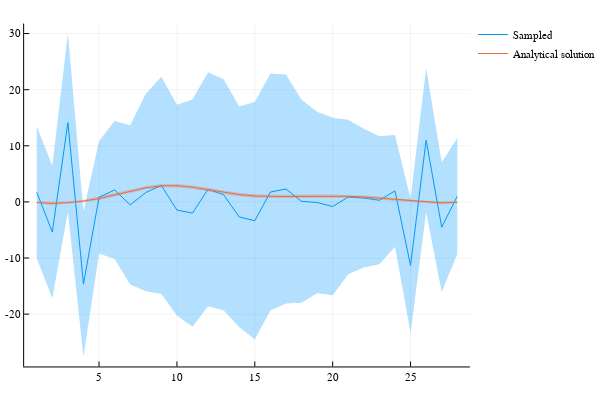

Write notebook code for a chart like this one.
### Code cell
plot(coeff, ribbon=errors, fillalpha=0.3, label="Sampled")
plot!(solution, ribbon=solution_errors_arr, fillalpha=0.3, label="Analytical solution")

### Figure 1 — Plotly figure (JSON) as saved in the notebook; plotly's stock layout.template omitted (floating-point values rounded to 4 significant figures)
{"data": [{"colorbar": {"title": ""}, "fill": "tozeroy", "fillcolor": "rgba(0, 154, 250, 0.300)", "hoverinfo": "text", "legendgroup": "Sampled", "line": {"color": "rgba(0, 154, 250, 1.000)", "dash": "solid", "shape": "linear", "width": 0}, "mode": "lines", "name": "Sampled", "showlegend": false, "text": [null, null, null, null, null, null, null, null, null, null, null, null, null, null, null, null, null, null, null, null, null, null, null, null, null, null, null, null], "type": "scatter", "x": [1, 2, 3, 4, 5, 6, 7, 8, 9, 10, 11, 12, 13, 14, 15, 16, 17, 18, 19, 20, 21, 22, 23, 24, 25, 26, 27, 28, 28, 27, 26, 25, 24, 23, 22, 21, 20, 19, 18, 17, 16, 15, 14, 13, 12, 11, 10, 9, 8, 7, 6, 5, 4, 3, 2, 1], "xaxis": "x1", "y": [-10.05, -17.18, -1.786, -27.59, -9.189, -10.16, -14.72, -15.91, -16.41, -20.25, -22.25, -18.6, -19.32, -22.36, -24.49, -19.35, -18.09, -17.98, -16.28, -16.63, -12.91, -11.69, -11.1, -7.995, -23.26, -1.846, -16.07, -9.341, 11.36, 7.062, 23.86, 0.604, 11.93, 11.68, 13.06, 14.66, 14.99, 16.07, 18.18, 22.7, 22.86, 17.79, 16.99, 21.85, 23.12, 18.25, 17.33, 22.28, 19.26, 13.66, 14.42, 10.85, -1.718, 30.05, 6.455, 13.5], "yaxis": "y1", "zmax": 0.1, "zmin": -0.1}, {"colorbar": {"title": ""}, "hoverinfo": "text", "legendgroup": "Sampled", "line": {"color": "rgba(0, 154, 250, 1.000)", "dash": "solid", "shape": "linear", "width": 1}, "mode": "lines", "name": "Sampled", "showlegend": true, "text": [null, null, null, null, null, null, null, null, null, null, null, null, null, null, null, null, null, null, null, null, null, null, null, null, null, null, null, null], "type": "scatter", "x": [1, 2, 3, 4, 5, 6, 7, 8, 9, 10, 11, 12, 13, 14, 15, 16, 17, 18, 19, 20, 21, 22, 23, 24, 25, 26, 27, 28], "xaxis": "x1", "y": [1.727, -5.364, 14.13, -14.66, 0.8308, 2.128, -0.5286, 1.672, 2.938, -1.463, -1.999, 2.259, 1.262, -2.683, -3.352, 1.754, 2.304, 0.09951, -0.1041, -0.8226, 0.8727, 0.6817, 0.291, 1.968, -11.33, 11.01, -4.505, 1.011], "yaxis": "y1", "zmax": 0.1, "zmin": -0.1}, {"colorbar": {"title": ""}, "fill": "tozeroy", "fillcolor": "rgba(227, 111, 71, 0.300)", "hoverinfo": "text", "legendgroup": "Analytical solution", "line": {"color": "rgba(227, 111, 71, 1.000)", "dash": "solid", "shape": "linear", "width": 0}, "mode": "lines", "name": "Analytical solution", "showlegend": false, "text": [null, null, null, null, null, null, null, null, null, null, null, null, null, null, null, null, null, null, null, null, null, null, null, null, null, null, null, null], "type": "scatter", "x": [1, 2, 3, 4, 5, 6, 7, 8, 9, 10, 11, 12, 13, 14, 15, 16, 17, 18, 19, 20, 21, 22, 23, 24, 25, 26, 27, 28, 28, 27, 26, 25, 24, 23, 22, 21, 20, 19, 18, 17, 16, 15, 14, 13, 12, 11, 10, 9, 8, 7, 6, 5, 4, 3, 2, 1], "xaxis": "x1", "y": [-0.2951, -0.5487, -0.3194, -0.06565, 0.3359, 0.9293, 1.616, 2.213, 2.553, 2.56, 2.287, 1.849, 1.378, 0.9847, 0.7346, 0.6309, 0.6305, 0.6806, 0.733, 0.757, 0.7258, 0.6126, 0.4204, 0.1948, -0.01319, -0.1999, -0.4454, -0.2558, 0.1051, 0.1265, 0.192, 0.415, 0.7043, 0.9566, 1.149, 1.273, 1.329, 1.331, 1.297, 1.257, 1.264, 1.376, 1.636, 2.039, 2.514, 2.948, 3.208, 3.179, 2.815, 2.197, 1.493, 0.8582, 0.3641, 0.0663, 0.02076, 0.06529], "yaxis": "y1", "zmax": 0.1, "zmin": -0.1}, {"colorbar": {"title": ""}, "hoverinfo": "text", "legendgroup": "Analytical solution", "line": {"color": "rgba(227, 111, 71, 1.000)", "dash": "solid", "shape": "linear", "width": 1}, "mode": "lines", "name": "Analytical solution", "showlegend": true, "text": [null, null, null, null, null, null, null, null, null, null, null, null, null, null, null, null, null, null, null, null, null, null, null, null, null, null, null, null], "type": "scatter", "x": [1, 2, 3, 4, 5, 6, 7, 8, 9, 10, 11, 12, 13, 14, 15, 16, 17, 18, 19, 20, 21, 22, 23, 24, 25, 26, 27, 28], "xaxis": "x1", "y": [-0.1149, -0.264, -0.1265, 0.1492, 0.5971, 1.211, 1.906, 2.514, 2.866, 2.884, 2.618, 2.182, 1.709, 1.31, 1.055, 0.9474, 0.9438, 0.9889, 1.032, 1.043, 0.9994, 0.881, 0.6885, 0.4495, 0.2009, -0.003951, -0.1594, -0.07535], "yaxis": "y1", "zmax": 0.1, "zmin": -0.1}], "layout": {"annotations": [], "height": 400, "legend": {"bgcolor": "rgba(255, 255, 255, 1.000)", "bordercolor": "rgba(0, 0, 0, 1.000)", "font": {"color": "rgba(0, 0, 0, 1.000)", "family": "sans-serif", "size": 11}, "tracegroupgap": 0, "x": 1, "y": 1}, "margin": {"b": 20, "l": 0, "r": 0, "t": 20}, "paper_bgcolor": "rgba(255, 255, 255, 1.000)", "plot_bgcolor": "rgba(255, 255, 255, 1.000)", "showlegend": true, "width": 600, "xaxis": {"anchor": "y1", "domain": [0.05101, 0.9934], "gridcolor": "rgba(0, 0, 0, 0.100)", "gridwidth": 0.5, "linecolor": "rgba(0, 0, 0, 1.000)", "mirror": false, "range": [0.19, 28.81], "showgrid": true, "showline": true, "showticklabels": true, "tickangle": 0, "tickcolor": "rgb(0, 0, 0)", "tickfont": {"color": "rgba(0, 0, 0, 1.000)", "family": "sans-serif", "size": 11}, "tickmode": "array", "ticks": "inside", "ticktext": ["5", "10", "15", "20", "25"], "tickvals": [5, 10, 15, 20, 25], "title": "", "titlefont": {"color": "rgba(0, 0, 0, 1.000)", "family": "sans-serif", "size": 15}, "type": "-", "visible": true, "zeroline": false, "zerolinecolor": "rgba(0, 0, 0, 1.000)"}, "yaxis": {"anchor": "x1", "domain": [0.03762, 0.9902], "gridcolor": "rgba(0, 0, 0, 0.100)", "gridwidth": 0.5, "linecolor": "rgba(0, 0, 0, 1.000)", "mirror": false, "range": [-29.32, 31.78], "showgrid": true, "showline": true, "showticklabels": true, "tickangle": 0, "tickcolor": "rgb(0, 0, 0)", "tickfont": {"color": "rgba(0, 0, 0, 1.000)", "family": "sans-serif", "size": 11}, "tickmode": "array", "ticks": "inside", "ticktext": ["-20", "-10", "0", "10", "20", "30"], "tickvals": [-20, -10, 0, 10, 20, 30], "title": "", "titlefont": {"color": "rgba(0, 0, 0, 1.000)", "family": "sans-serif", "size": 15}, "type": "-", "visible": true, "zeroline": false, "zerolinecolor": "rgba(0, 0, 0, 1.000)"}}}
